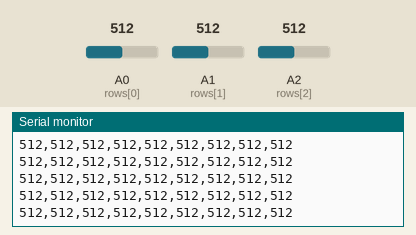
Recording of a sketch running on a simulated Arduino Uno, built with avr-gcc and run on an emulated ATmega328P. Parts: the last lines printed to the serial monitor. Inputs (shaded band) come from the test bench; at power-on: A1 (rows[1]) = 512, A0 (rows[0]) = 512, A2 (rows[2]) = 512.

Above: at 16.7 s.
16.8 s: A1 (rows[1]) set to 11
At 17.5 s:
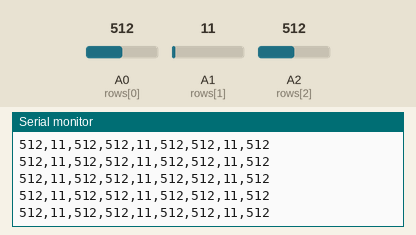
18.3 s: A1 (rows[1]) set to 8
At 19.4 s:
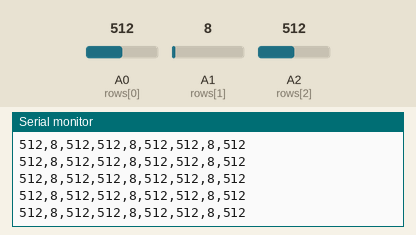
21.3 s: A0 (rows[0]) set to 107
At 22.2 s:
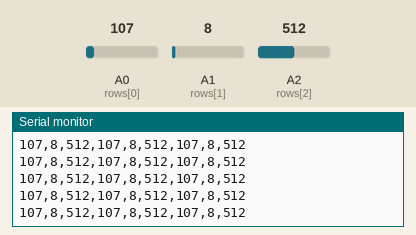
22.8 s: A0 (rows[0]) set to 91
At 23.7 s:
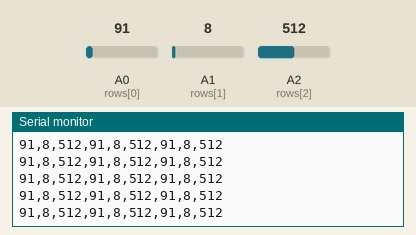
Timing chart, 0 to 25.8 s (numbered marks = the images above; inputs shaded):
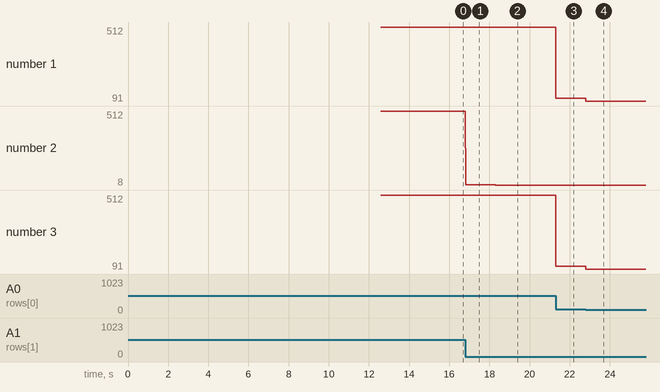

Measured:
- after the input at 16.8 s, the serial monitor: prints a new line at once (image 1)
- after the input at 18.3 s, the serial monitor: prints a new line at once (image 2)
- after the input at 21.3 s, the serial monitor: prints a new line at once (image 3)
- after the input at 22.8 s, the serial monitor: prints a new line at once (image 4)
- plotted number 1: 512 → 107 after the input at 21.3 s, 107 → 91 after the input at 22.8 s
- plotted number 2: 512 → 11 after the input at 16.8 s, 11 → 8 after the input at 18.3 s
- plotted number 3: 512 → 107 after the input at 21.3 s, 107 → 91 after the input at 22.8 s

The sketch:

Arduino_Matrix_Code.ino
```cpp
 /*
Matrix:
A simple pressure sensor matrix made from two sheets of spandex with conductive threads sewed into the halves
and a piece of Velostat or Eeonyx piezoresistive material in between.

parsing through this grid by switching individual rows/columns to be
HIGH, LOW or INPUT (high impedance) to detect location and pressure.
>> http://howtogetwhatyouwant.at/
*/

// This entire process can be expanded to fit a bigger matrix

#define numRows 3
#define numCols 3
#define sensorPoints numRows*numCols

int rows[] = {A0, A1, A2};  // connection points on the teensy LC board
int cols[] = {11,10,9};     // connection points on the teensy LC board
int incomingValues[sensorPoints] = {};
int incomingval = 0;
int count = 0;
int thresh = 0;
int S0 = 0;
int S1 = 0;
int S2 = 0;
int S3 = 0;
int S4 = 0;
int S5 = 0;
int S6 = 0;
int S7 = 0;
int S8 = 0;
int wait = 1000;

void setup() {
// set all rows and columns to INPUT (high impedance):
  for (int i = 0; i < numRows; i++) {
    pinMode(rows[i], INPUT_PULLUP);
    }
  for (int i = 0; i < numCols; i++) {
    pinMode(cols[i], INPUT);
    }
  thresh = startline();
  Serial.begin(115200);
}


int startline() {
  while (count < wait) {
    for (int colCount = 0; colCount < numCols; colCount++) {
    pinMode(cols[colCount], OUTPUT); // set as OUTPUT
    digitalWrite(cols[colCount], LOW); // set LOW
    for (int rowCount = 0; rowCount < numRows; rowCount++) {
      incomingValues[colCount * numRows + rowCount] = analogRead(rows[rowCount]); // read INPUT
      }// end rowCount
    pinMode(cols[colCount], INPUT); // set back to INPUT!
    }// end colCount

    for (int i = 0; i < sensorPoints; i++) {
      incomingval = incomingValues[i];
      if (i == 0){
        S0 = S0 + incomingValues[i];
      }
      else if (i == 1){
        S1 = S1+ incomingValues[i];
      }
      else if (i == 2){
        S2 = S2 + incomingValues[i];
      }
      else if (i == 3){
        S3 = S3+ incomingValues[i];
      }
      else if (i == 4){
        S4 = S4 + incomingValues[i];
      }
      else if (i == 5){
        S5 = S5+ incomingValues[i];
      }
      else if (i == 6){
        S6 = S6+ incomingValues[i];
      }
      else if (i == 7){
        S7 = S7+ incomingValues[i];
      }
      else if (i == 8){
        S8 = S8+ incomingValues[i];
      }
      Serial.print(incomingval);
      if (i < sensorPoints - 1) {
        Serial.print(",");
      }
    }
  Serial.println();
  delay(10);
  count = count + 1;
  }
  thresh = ((S0/wait) + (S1/wait) + (S2/wait) + (S3/wait) + (S4/wait) + (S5/wait) + (S6/wait) + (S7/wait) + (S8/wait))/9;
  delay(100);
}


void loop() {
  for (int colCount = 0; colCount < numCols; colCount++) {
    pinMode(cols[colCount], OUTPUT); // set as OUTPUT
    digitalWrite(cols[colCount], LOW); // set LOW
    for (int rowCount = 0; rowCount < numRows; rowCount++) {
      incomingValues[colCount * numRows + rowCount] = analogRead(rows[rowCount]); // read INPUT
      }// end rowCount
    pinMode(cols[colCount], INPUT); // set back to INPUT!
    }// end colCount

    //Serial.print("test");
    //Serial.print(sensorPoints);
    // Print the incoming values of the grid:
    for (int i = 0; i < sensorPoints; i++) {
      incomingval = incomingValues[i]-thresh;
      Serial.print(abs(incomingval));
      // Serial.print(i);
      if (i < sensorPoints - 1) {
        Serial.print(",");
      }
    }
  Serial.println();
  delay(10);
}
```
